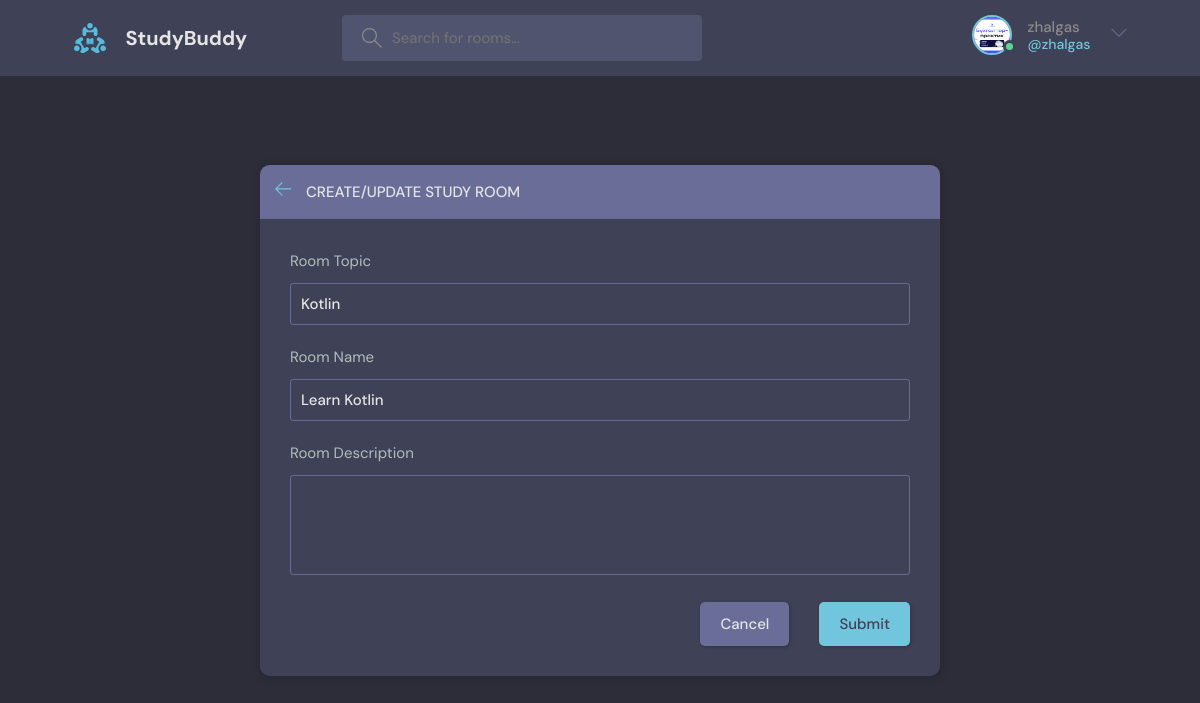
/update-room/2/ (signed in), run on the app's committed database.
### baseapp/models.py (models this page shows, shortened)
class User(AbstractUser):
    name = models.CharField(null = True, max_length = 255)
    email = models.EmailField(null = True, unique = True)
    bio = models.TextField(null = True)
    avatar = models.ImageField(null = True, default = "avatar.svg")
    USERNAME_FIELD = 'email'
    REQUIRED_FIELDS = []

class Room(models.Model):
    host = models.ForeignKey(User, on_delete = SET_NULL, null = True)
    topic = models.ForeignKey(Topic, on_delete = models.SET_NULL, null = True)
    name = models.CharField(max_length = 200)
    description = models.TextField(null = True, blank = True)
    participants = models.ManyToManyField(User, related_name = 'participants', blank = True)
    updated = models.DateTimeField(auto_now = True)
    created = models.DateTimeField(auto_now_add = True)
    approved = models.BooleanField(default = False)
    class Meta:
        ordering = ['-updated', '-created']

class Topic(models.Model):
    name = models.CharField(max_length = 200)
    approved = models.BooleanField(default = False)

### baseapp/views.py (the view, shortened to what this page needs)
# urls.py: path('update-room/<str:pk>/', views.updateRoom, name = 'update-room'),
@login_required(login_url='login')
def updateRoom(request, pk):
    room = Room.objects.get(id = pk)
    form = RoomForm(instance = room)
    topics = Topic.objects.all()
    if request.user != room.host:
        return HttpResponse("Access Denied")
    context = {'form': form, 'topics': topics, 'room': room}
    return render(request, 'baseapp/room_form.html', context)

### baseapp/forms.py
class RoomForm(ModelForm):
    class Meta:
        model = Room
        fields = '__all__'
        exclude = ['host', 'participants']

### baseapp/templates/baseapp/room_form.html (shortened to what this page needs)
{% extends 'main.html' %}
{% block content %}
  <main class="create-room layout">
    <div class="container">
      <div class="layout__box">
        <div class="layout__boxHeader">
          <div class="layout__boxTitle">
            <a href="{% url 'home' %}">
              <svg version="1.1" xmlns="http://www.w3.org/2000/svg" width="32" height="32" viewBox="0 0 32 32">
                <title>arrow-left</title>
                <path
                  d="M13.723 2.286l-13.723 13.714 13.719 13.714 1.616-1.611-10.96-10.96h27.625v-2.286h-27.625l10.965-10.965-1.616-1.607z">
                </path>
              </svg>
            </a>
            <h3>Create/Update Study Room</h3>
          </div>
        </div>
        <div class="layout__body">
          <form class="form" action="" method="POST">
              <div class="form__group">
              <label for="room_topic">Room Topic</label>
              <input required type="text" name="topic" value="{{ room.topic.name }}" list="topic-list"/>
            </div>
            <div class="form__group">
              <label for="room_name">Room Name</label>
                {{ form.name }}
            </div>
              <div class="form__group">
              <label for="room_description">Room Description</label>
                {{ form.description }}
            </div>
            <div class="form__action">
              <a class="btn btn--dark" href="{% url 'home' %}">Cancel</a>
              <button class="btn btn--main" type="submit">Submit</button>
            </div>
          </form>
        </div>
      </div>
    </div>
  </main>
{% endblock content %}

### templates/navbar.html (shortened to what this page needs)
{% load static %}
<header class="header header--loggedIn">
      <div class="container">
        <a href="{% url 'home' %}" class="header__logo">
          <img src="{% static 'images/logo.svg' %}" />
          <h1>StudyBuddy</h1>
        </a>
        <form class="header__search" method="GET" action="{% url 'home' %}">
          <label>
            <input name="q" placeholder="Search for rooms..." />
          </label>
        </form>
        <nav class="header__menu">
        {% if request.user.is_authenticated %}
          <div class="header__user">
            <a href="{% url 'user-profile' request.user.id %}">
              <div class="avatar avatar--medium active">
                <img src="{{ request.user.avatar.url }}" />
              </div>
              <p>{{ request.user.name }}<span>@{{ request.user.username }}</span></p>
            </a>
            <button class="dropdown-button">
              <svg version="1.1" xmlns="http://www.w3.org/2000/svg" width="32" height="32" viewBox="0 0 32 32">
                <title>chevron-down</title>
                <path d="M16 21l-13-13h-3l16 16 16-16h-3l-13 13z"></path>
              </svg>
            </button>
          </div>
        {% else %}
          <a href="{% url 'login' %}">
            <img src="{% static 'images/avatar.svg' %}" />
            <p>Login</p>
          </a>
        {% endif %}
        </nav>
      </div>
    </header>

### data on the page
User: user.avatar (picture), user.name "zhalgas", user.username "zhalgas"
Room: topic "Kotlin", name "Learn Kotlin"
